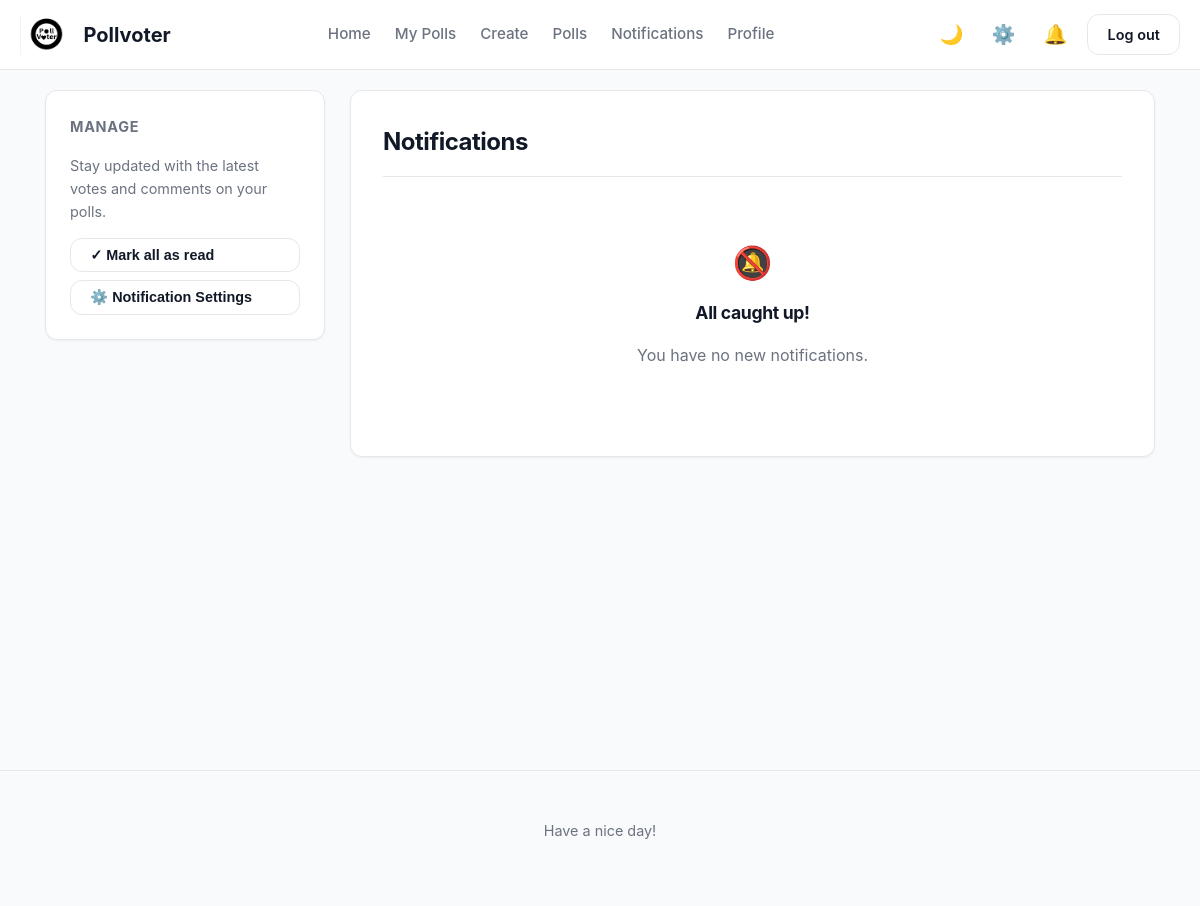
Before: /notifications (signed in) with the older database file.
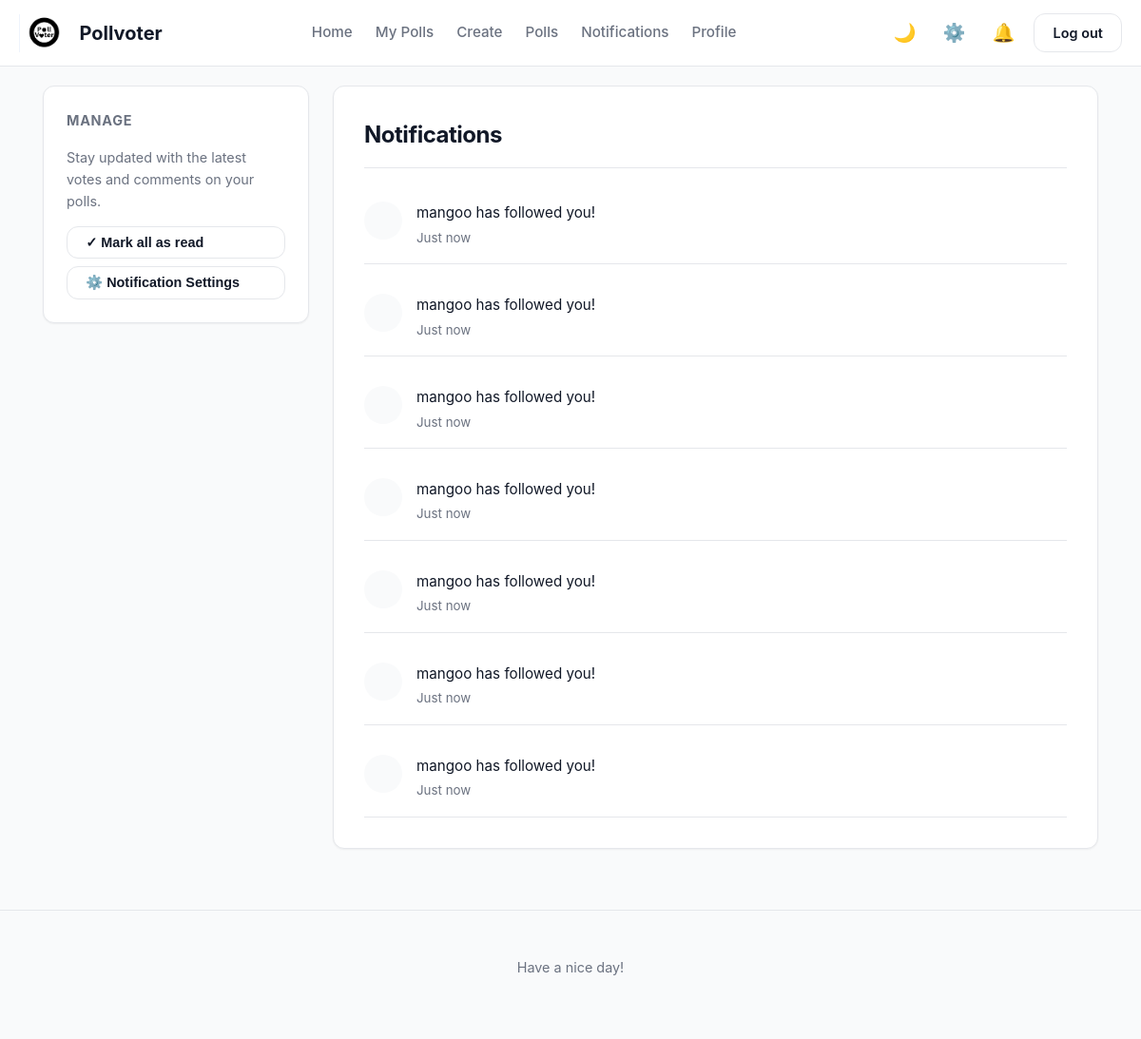
After: the same page with the newer database file.
### app/models.py (models this page shows)
class Notification(db.Model):
    __tablename__ = 'notification'
    id = Column(Integer, primary_key=True)
    message = Column(Text)
    is_read = Column(Boolean)
    created_at = Column(DateTime, default=datetime.now)
    recipient_id = Column(Integer, ForeignKey('user.id'))
    recipient = relationship("User", backref="notifications", foreign_keys=[recipient_id])
    poll_id = Column(Integer, ForeignKey('poll.id'))

### app/routes.py (the view)
@main.route("/notifications")
@login_required
def notifications():
    notifications = Notification.query.filter_by(recipient_id = current_user.id).order_by(Notification.created_at.desc()).all()
    for i in notifications:
        i.is_read = True
    db.session.commit()
    return render_template("notification.html", notifications = notifications)

### app/__init__.py (called while the page is built)
def create_app():
    app = Flask(__name__)
    app.config['SECRET_KEY'] = 'your_secret_key'
    app.config['SQLALCHEMY_DATABASE_URI'] = 'sqlite:///pollvoter.db'
    app.config['SQLALCHEMY_TRACK_MODIFICATIONS'] = False
    app.config["UPLOAD_FOLDER"] = "static/uploads"
    app.config["PFP_FOLDER"] =  "app/static/uploads/pfp"
    db.init_app(app)
    login_manager.init_app(app)
    migrate.init_app(app, db)
    app.register_blueprint(auth)
    app.register_blueprint(main)
    app.register_blueprint(polls)
    app.register_blueprint(admin)
    @login_manager.user_loader
    def load_user(userid):
        return User.query.get(int(userid))
    return app

### app/routes.py (called while the page is built)
@main.context_processor
def notifications_count():
    if current_user.is_authenticated:
        unreadcount = Notification.query.filter_by(recipient_id = current_user.id, is_read = False).count()
        return dict(unreadcount = unreadcount)
    return dict(unreadcount = 0)

@main.app_context_processor
def dropdown_notifications():
    if current_user.is_authenticated:
        unread_count = Notification.query.filter_by(recipient_id = current_user.id, is_read = False).count()
        latest_notifs = Notification.query.filter_by(recipient_id = current_user.id).order_by(Notification.created_at.desc()).limit(5).all()
        return dict(unread_count = unread_count, latest_notifs = latest_notifs)
    return dict(unread_count = 0, latest_notifs = [])

### app/templates/notification.html (shortened to what this page needs)
{% extends "base.html" %}
{% block content %}
<div class="dashboard-layout">
    <aside class="sidebar">
        <div class="sidebar-widget">
            <h3 class="widget-title">Manage</h3>
            <p style="font-size: 0.9rem; color: var(--text-muted); margin-bottom: 15px;">
                Stay updated with the latest votes and comments on your polls.
            </p>
            <button class="btn btn-outline" style="width: 100%; text-align: left; margin-bottom: 8px;">
                ✓ Mark all as read
            </button>
            <button class="btn btn-outline" style="width: 100%; text-align: left;">
                ⚙️ Notification Settings
            </button>
        </div>
    </aside>
    <main class="feed">
        <div class="card">
            <h2 style="margin-bottom: 20px; border-bottom: 1px solid var(--border-subtle); padding-bottom: 15px;">
                Notifications
            </h2>
            <div class="notification-list">
                {% for i in notifications %}
                <div class="user-row" style="padding: 15px 0; border-bottom: 1px solid var(--border-subtle);">
                    <div style="display: flex; align-items: flex-start; gap: 15px;">
                        <div style="
                            width: 40px; height: 40px;
                            background: var(--bg-body);
                            border-radius: 50%;
                            display: flex; align-items: center; justify-content: center;
                            color: var(--primary);
                            flex-shrink: 0;
                        ">
                        </div>
                        <div>
                            <p style="margin: 0; font-size: 0.95rem; color: var(--text-main);">
                                {{ i.message }}
                            </p>
                            <small style="color: var(--text-muted);">Just now</small>
                        </div>
                    </div>
                </div>
                {% else %}
                <div style="text-align: center; padding: 40px 0;">
                    <div style="font-size: 2rem; margin-bottom: 10px;">🔕</div>
                    <h3 style="font-size: 1.1rem; color: var(--text-main);">All caught up!</h3>
                    <p style="color: var(--text-muted);">You have no new notifications.</p>
                </div>
                {% endfor %}
            </div>
        </div>
    </main>
</div>
{% endblock %}

### app/templates/base.html (shortened to what this page needs)
<!DOCTYPE html>
<html lang="en">
<head>
    <link rel="stylesheet" href="{{url_for('static', filename='styles.css')}}">
</head>
<body>
    {% set unread_count = unread_count if unread_count is defined else 0 %}
<nav class="navbar">
    <div class="navcontainer">
        <a href="{{url_for('main.home')}}" class="navbar-brand">
            <img src="{{url_for('static', filename = 'Pollvoter.png')}}" alt="Logo" class="logoimage">
            <span class="brand-text">Pollvoter</span>
        </a>
        <div class="nav-links">
            {%if current_user.is_authenticated%}
                <a href="{{url_for('main.home')}}">Home</a>
                <a href="{{url_for('polls.my_polls')}}">My Polls</a>
                <a href="{{url_for('polls.create_poll')}}">Create</a>
                <a href="{{url_for('polls.listpolls')}}">Polls</a>
                <a href="{{url_for('main.notifications')}}">Notifications</a>
                <a href="{{url_for('main.profile')}}">Profile</a>
            {%endif%}
        </div>
        <div class="nav-controls">
            <button id="toggledarkmode" class="icon-btn" title="Toggle Theme">🌙</button>
            <button class="icon-btn" title="Settings">⚙️</button>
            <div class="notification-dropdown-container">
                <button class="icon-btn" id="notification-toggle">
                    🔔
                </button>
            </div>
            {%if current_user.is_authenticated%}
                <a href="{{url_for('auth.logout')}}" class="btn btn-sm btn-outline">Log out</a>
            {%else%}
                <a href="{{url_for('auth.login')}}" class="btn btn-sm">Login</a>
                <a href="{{url_for('auth.register')}}" class="btn btn-sm btn-primary">Register</a>
            {%endif%}
        </div>
    </div>
</nav>
    <div class="main-container">
        {%block content%}{%endblock%}
    </div>
    <footer>
        <p>Have a nice day!</p>
    </footer>
</body>
</html>

### app/static/styles.css (style rules this page uses)
:root { --bg-body: #F9FAFB; --bg-card: #FFFFFF; --bg-nav: rgba(255, 255, 255, 0.9); --text-main: #111827; --text-muted: #6B7280; --primary: #222222; --primary-hover: #2b2b2b; --border-subtle: #E5E7EB; --shadow-sm: 0 1px 2px 0 rgba(0, 0, 0, 0.05); --shadow-md: 0 4px 6px -1px rgba(0, 0, 0, 0.1), 0 2px 4px -1px rgba(0, 0, 0, 0.06); --shadow-lg: 0 10px 15px -3px rgba(0, 0, 0, 0.1); --radius-md: 12px; --radius-full: 9999px; }
* { box-sizing: border-box; margin: 0; padding: 0; }
body { background-color: var(--bg-body); color: var(--text-main); font-family: 'Inter', system-ui, -apple-system, sans-serif; line-height: 1.6; transition: background-color 0.3s ease, color 0.3s ease; -webkit-font-smoothing: antialiased; }
a { text-decoration: none; color: inherit; transition: color 0.2s; }
.main-container { max-width: 1000px; margin: 80px auto 40px; padding: 0 20px; min-height: 80vh; }
.navbar { position: fixed; top: 0; left: 0; width: 100%; height: 70px; background-color: var(--bg-nav); backdrop-filter: blur(10px); border-bottom: 1px solid var(--border-subtle); z-index: 1000; }
.navcontainer { max-width: 1200px; margin: 0 auto; height: 100%; display: flex; justify-content: space-between; align-items: center; padding: 0 20px; }
.navbar-brand { display: flex; align-items: center; gap: 12px; font-weight: 700; font-size: 1.25rem; color: var(--text-main); }
.logoimage { height: 40px; width: auto; }
.nav-links { display: flex; gap: 24px; }
.nav-links a { font-weight: 500; font-size: 0.95rem; color: var(--text-muted); }
.nav-controls { display: flex; align-items: center; gap: 12px; }
.icon-btn { background: transparent; border: none; font-size: 1.2rem; cursor: pointer; padding: 8px; border-radius: 50%; display: flex; align-items: center; justify-content: center; color: var(--text-muted); transition: all 0.2s; position: relative; }
.btn { display: inline-block; padding: 0.5rem 1.2rem; border-radius: var(--radius-md); font-weight: 600; font-size: 0.9rem; cursor: pointer; border: none; transition: transform 0.1s ease, box-shadow 0.2s ease; }
.btn-outline { background: transparent; border: 1px solid var(--border-subtle); color: var(--text-main); }
.notification-dropdown-container { position: relative; }
.poll-card, .card, .profile-container, .auth-box { background-color: var(--bg-card); border-radius: var(--radius-md); padding: 2rem; margin-bottom: 1.5rem; border: 1px solid var(--border-subtle); box-shadow: var(--shadow-sm); transition: transform 0.2s ease, box-shadow 0.2s ease; }
h1, h2, h3 { color: var(--text-main); margin-bottom: 1rem; font-weight: 700; letter-spacing: -0.02em; }
p { color: var(--text-muted); margin-bottom: 1rem; }
footer { text-align: center; padding: 3rem 0; color: var(--text-muted); font-size: 0.9rem; border-top: 1px solid var(--border-subtle); margin-top: auto; }
.dashboard-layout { display: flex; flex-direction: column; gap: 24px; }
@media (min-width: 992px) { .dashboard-layout { display: grid; grid-template-columns: 320px 1fr; gap: 30px; align-items: start; } }
.sidebar-widget { background-color: var(--bg-card); border-radius: var(--radius-md); padding: 1.5rem; border: 1px solid var(--border-subtle); margin-bottom: 1.5rem; box-shadow: var(--shadow-sm); }
.widget-title { font-size: 0.9rem; font-weight: 700; color: var(--text-muted); margin-bottom: 1rem; text-transform: uppercase; letter-spacing: 0.05em; }
.user-row { display: flex; align-items: center; gap: 12px; margin-bottom: 1rem; padding-bottom: 1rem; border-bottom: 1px solid var(--border-subtle); }
.user-row:last-child { border-bottom: none; margin-bottom: 0; padding-bottom: 0; }
.main-container { max-width: 1150px; margin: 90px auto 40px; padding: 0 20px; }
@media (min-width: 992px) { .dashboard-layout { display: grid; grid-template-columns: 280px 1fr; gap: 25px; align-items: start; } }
.dashboard-layout h2 { margin-top: 0; margin-bottom: 20px; font-size: 1.5rem; }

Changed rows visible on the page:
added Notification: message "mangoo has followed you!"
added Notification: message "mangoo has followed you!"
added Notification: message "mangoo has followed you!"
added Notification: message "mangoo has followed you!"
added Notification: message "mangoo has followed you!"
added Notification: message "mangoo has followed you!"
added Notification: message "mangoo has followed you!"
Other visible differences:
text no longer shown: "🔕 All caught up! You have no new notifications."
